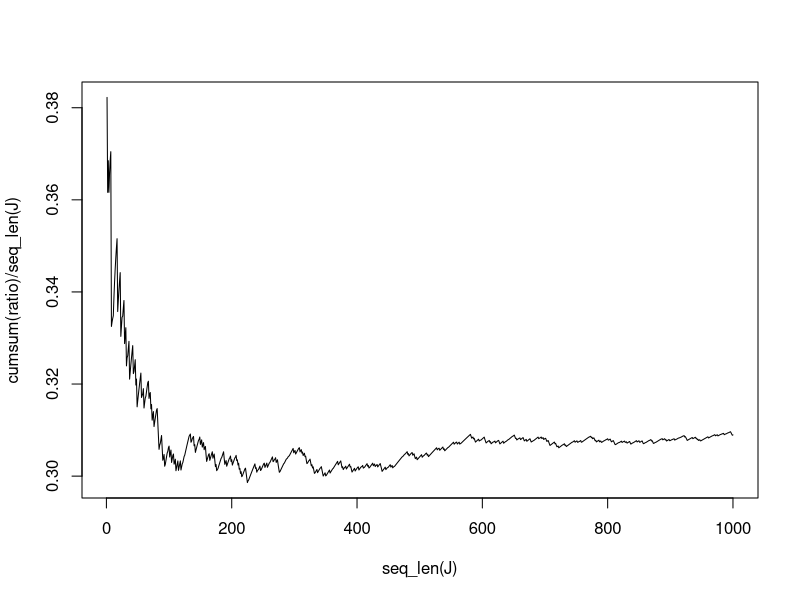

The R source for this figure:

M = 2
N = 5
T = 200
b = 1
bprime = 0.7
d = 0.5
rho = 0.7

pop = 100

J = 1000

A_1 <- rbind(c(0,b,b,b,0), cbind(diag(1,N-1), rep(0,N-1)))
A_1[N,N-1] <- d

A_2 <- rbind(c(0,bprime,bprime,bprime,0), cbind(rho * diag(1,N-1), rep(0,N-1)))

v_0 <- pop * c(0.3, 0.2, 0.2, 0.2, 0.1)
ratio = numeric(J)

for (j in seq_len(J)){
  
  v <- v_0
  for (t in seq_len(T)){
    
    rdm = runif(1)
    
    if (rdm < 0.8){
      A = A_1
    }
    
    else A = A_2
    
    if (t == T){
      
      ratio[j] = log(sum(A %*% v)) - log(sum(v))
    }
    
    else v <- A %*% v
  }
  
}

print(mean(ratio))
plot(seq_len(J), cumsum(ratio) / seq_len(J), type='l')